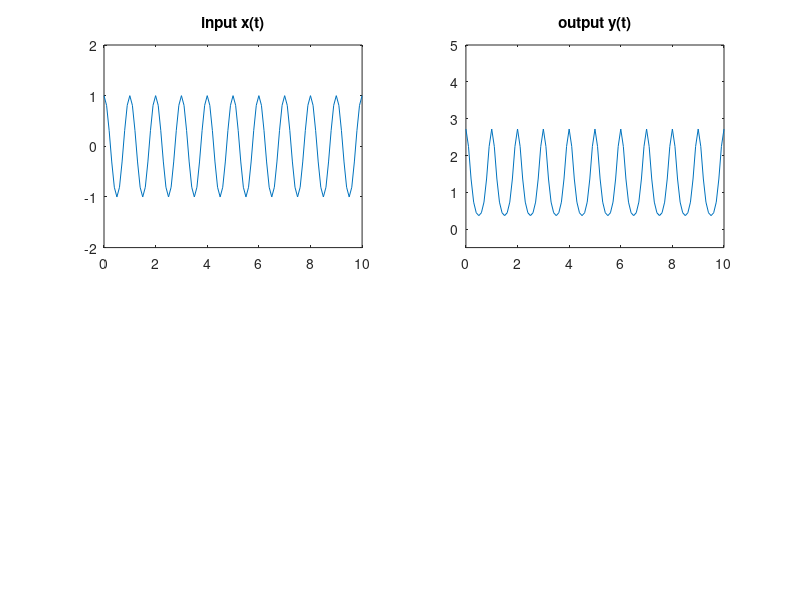

Recreate this plot in MATLAB.
t = 0:0.1:10;
x = cos(2*pi*t);
subplot(2,2,1);
plot(t,x)
title('input x(t)');
ylim([-2,2])
y = exp(x);
subplot(2,2,2);
plot(t,y)
title('output y(t)');
ylim([-0.5,5]);
